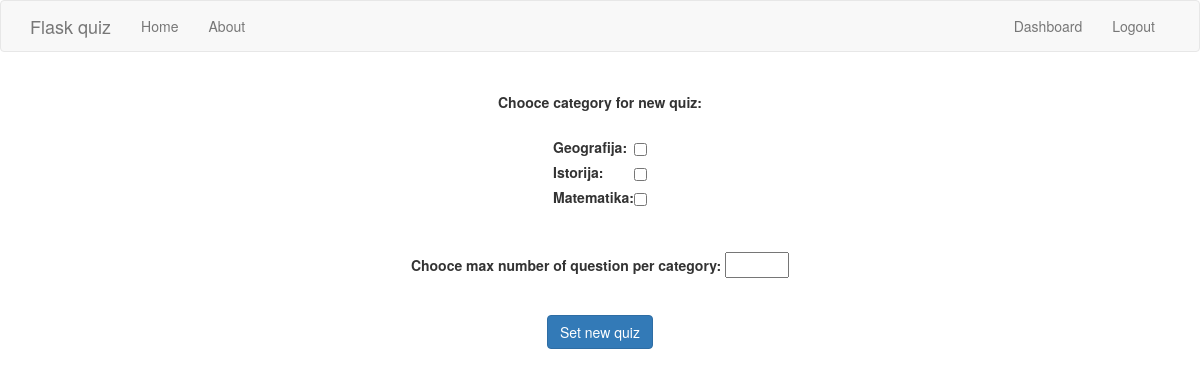
Page /newquiz (signed in) on the earlier database version.
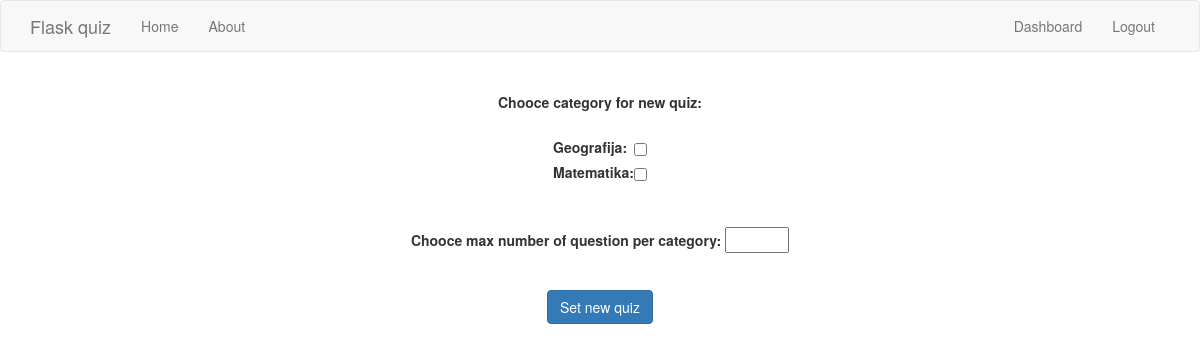
Same page on the later database version.
### quiz/models.py (models this page shows)
class Category(db.Model):
    id_category = db.Column(db.Integer, primary_key=True)
    name = db.Column(db.String(256), index=True)
    explanation = db.Column(db.String(512), index=True)

### quiz/quiz/routes.py (the view, shortened to what this page needs)
@quiz.route('/newquiz', methods=['GET', 'POST'])
@is_logged_in
def newquiz():
    global user, conn
    loged = session['logged_in']  # True or False
    username = session['username']
    if loged:
        user = Visitor.query.filter_by(username=username).first()
    form = NewQuizForm()
    categories = Category.query.all()
    return render_template('newquiz.html', title='New quiz setup', form=form, categories=categories)

### quiz/forms.py
class NewQuizForm(FlaskForm):
    pass

### quiz/users/__utils__.py (called while the page is built)
def is_logged_in(f):
    @wraps(f)
    def wrap(*args, **kwargs):
        if 'logged_in' in session:
            return f(*args, **kwargs)
        else:
            flash('Unauthorized, Please login', 'danger')
            return redirect(url_for('login'))
    return wrap

### quiz/templates/newquiz.html
{% extends 'layout.html' %}
{% block body %}
{% from "includes/_formhelpers.html" import render_field %}
<div align="center">
    <br>
    <form method="post" action=""  novalidate>
            <div class="form-check">
            <label>Chooce category for new quiz:</label><br><br>
            <table>
                    {% if categories %}
                        {% for category in categories %}
                            <tr>
                                <td>
                                    <label>{{ category.name}}: </label>
                                </td>
                                <td>
                                    <input type="checkbox" class="form-check-input" name="selected_categories" value={{category.id_category}} />
                               </td>
                            </tr>
                        {% endfor %}
                    {% else %}
                    <tr>
                        <td>Not check boxes</td>>
                    </tr>
                    {% endif %}
            </table>
        </div>
        <br><br>
        <div class="form-group">
            <label for="maxnumquestion">Chooce max number of question per category:</label>
            <input type="text" name="maxnumquestion" id="maxnumquestion" size="5"><br>
        </div>
        <br><button type="submit" class="btn btn-primary">Set new quiz</button>
    </form>
</div>
{% endblock %}

Differences in the rows shown:
removed Category: name "Istorija"
